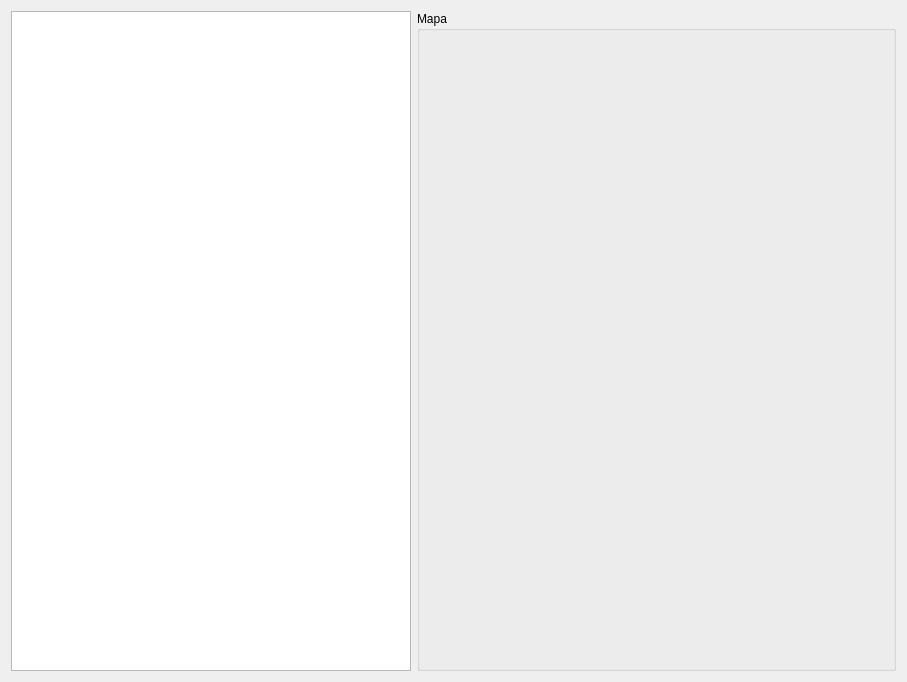
<?xml version="1.0" encoding="UTF-8"?>
<ui version="4.0">
 <class>FormLiveView</class>
 <widget class="QWidget" name="FormLiveView">
  <property name="geometry">
   <rect>
    <x>0</x>
    <y>0</y>
    <width>907</width>
    <height>682</height>
   </rect>
  </property>
  <property name="windowTitle">
   <string>Form</string>
  </property>
  <layout class="QHBoxLayout" name="horizontalLayout">
   <item>
    <widget class="QTreeView" name="treeView_vehicles">
     <property name="sizePolicy">
      <sizepolicy hsizetype="Preferred" vsizetype="Expanding">
       <horstretch>0</horstretch>
       <verstretch>0</verstretch>
      </sizepolicy>
     </property>
     <property name="maximumSize">
      <size>
       <width>400</width>
       <height>16777215</height>
      </size>
     </property>
     <attribute name="headerMinimumSectionSize">
      <number>75</number>
     </attribute>
     <attribute name="headerDefaultSectionSize">
      <number>150</number>
     </attribute>
    </widget>
   </item>
   <item>
    <widget class="QGroupBox" name="groupBox_map">
     <property name="title">
      <string>Mapa</string>
     </property>
     <layout class="QHBoxLayout" name="horizontalLayout_2">
      <item>
       <widget class="QWidget" name="widget_map" native="true"/>
      </item>
     </layout>
    </widget>
   </item>
  </layout>
 </widget>
 <resources/>
 <connections/>
</ui>
